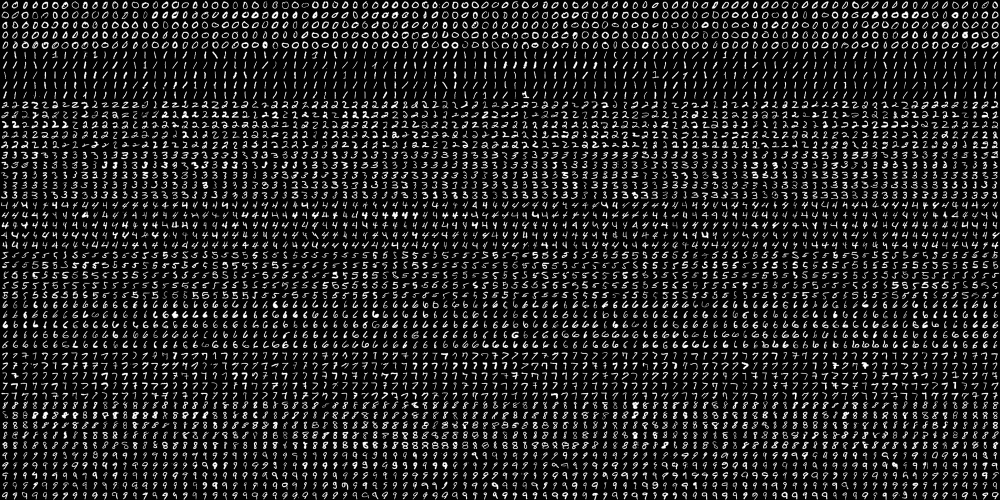
#> input picture ch11_machine_learning/Normalization/data/digits.png, 2000 x 1000 px, found by its file name (shown at 1/2 size); its folder holds only this picture in this run
$ python 00_svmdigits_norm.py
#> lines starting #> are read from the running program, lines starting #| are printed output that depends on the picture
# code=<utf-8>
"""
입력 데이터를 정규화(normalization) 시켜서 모델의 일반화를 높임
"""
import sys
import os
import os.path as osp

import numpy as np
import cv2


""" 1. 마우스로 숫자를 그릴 때 사용 """
oldx, oldy = -1, -1


def on_mouse(event, x, y, flags, _):
    global oldx, oldy

    if event == cv2.EVENT_LBUTTONDOWN:
        oldx, oldy = x, y

    elif event == cv2.EVENT_LBUTTONUP:
        oldx, oldy = -1, -1

    elif event == cv2.EVENT_MOUSEMOVE:
        if flags & cv2.EVENT_FLAG_LBUTTON:
            cv2.line(img, (oldx, oldy), (x, y), (255, 255, 255), 40, cv2.LINE_AA)
            oldx, oldy = x, y
            cv2.imshow('img', img)


def norm_digit(img):
    m = cv2.moments(img)
    cx = m['m10'] / m['m00']
    cy = m['m01'] / m['m00']
    h, w = img.shape[:2]
    aff = np.array([[1, 0, w/2 - cx], [0, 1, h/2 - cy]], dtype=np.float32)
    dst = cv2.warpAffine(img, aff, (0, 0))
    return dst


""" 2. 학습 & 레이블 행렬 생성 """

imgPath = osp.join(osp.abspath(os.getcwd()), 'data','digits.png')
print(imgPath)

digits = cv2.imread(imgPath, cv2.IMREAD_GRAYSCALE)
#> digits is the input picture: shape (1000, 2000); min 0, max 255, mean 33.8

if digits is None:
    print('Image load failed!')
    sys.exit()


""" 3. HOG 특징 추출 """
h, w = digits.shape[:2]
#> h = 1000; w = 2000
hog = cv2.HOGDescriptor((20, 20), (10, 10), (5, 5), (5, 5), 9)
print('Descriptor Size:', hog.getDescriptorSize())

cells = [np.hsplit(row, w//20) for row in np.vsplit(digits, h//20)]
#> cells = 50 items
cells = np.array(cells)
cells = cells.reshape(-1, 20, 20)  # shape=(5000, 20, 20)

desc = []
for img in cells:
    img = norm_digit(img)
    desc.append(hog.compute(img))
#> this loop made 5000 passes
#> (cx in norm_digit, cy in norm_digit, aff in norm_digit) on passes 1 to 3: (9.95, 9.55, [[1, 0, 0.0532], [0, 1, 0.451]]), (9.84, 9.65, [[1, 0, 0.164], [0, 1, 0.353]]), (10.21, 10.06, [[1, 0, -0.21], [0, 1, -0.0562]])
#> pass 1, in norm_digit, `dst = cv2.warpAffine(img, aff, (0, 0))`:
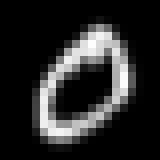
#> dst: shape (20, 20) (shown 8 times larger); min 0, max 253, mean 40.1
#> pass 2, in norm_digit (call 2), `dst = cv2.warpAffine(img, aff, (0, 0))`:
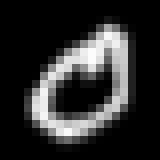
#> dst: shape (20, 20) (shown 8 times larger); min 0, max 252, mean 45.5
#> pass 3, in norm_digit (call 3), `dst = cv2.warpAffine(img, aff, (0, 0))`:
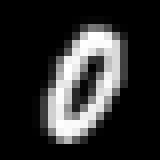
#> dst: shape (20, 20) (shown 8 times larger); min 0, max 255, mean 46.7
#> after the loop, desc = 5000 items

train_desc = np.array(desc)
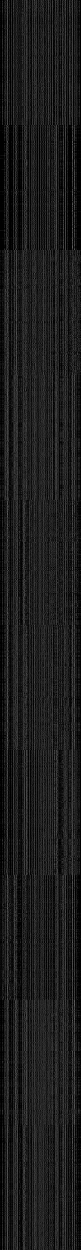
#> train_desc: shape (5000, 324) float32 (shown at 1/4 size); min 0, max 0.971, mean 0.111
train_desc = train_desc.squeeze().astype(np.float32)
train_labels = np.repeat(np.arange(10), len(train_desc)/10)
#> train_labels = 5000 values from 0 to 9


"""4. SVM 학습 """

svm = cv2.ml.SVM_create()
svm.setType(cv2.ml.SVM_C_SVC)
svm.setKernel(cv2.ml.SVM_RBF)
svm.setC(2.5)
svm.setGamma(0.50625)

svm.train(train_desc, cv2.ml.ROW_SAMPLE, train_labels)
#svm.save('svmdigits.yml')


""" 5. 사용자 입력 영상에 대한 예측 """

img = np.zeros((400, 400), np.uint8)

cv2.imshow('img', img)
cv2.setMouseCallback('img', on_mouse)

while True:
    key = cv2.waitKey()
#> (key Esc is pressed here)

    if key == 27:
        break
    elif key == ord(' '):
        test_image = cv2.resize(img, (20, 20), interpolation=cv2.INTER_AREA)
        test_image = norm_digit(test_image)
        test_desc = hog.compute(test_image).T

        _, res = svm.predict(test_desc)
        print(int(res[0, 0]))

        img.fill(0)
        cv2.imshow('img', img)

cv2.destroyAllWindows()
